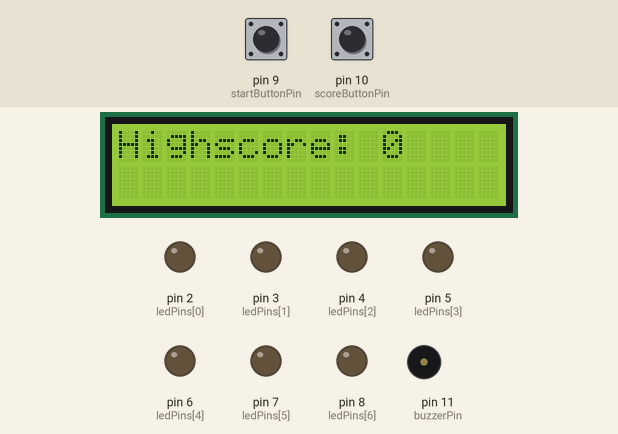
Simulated run of this sketch. Board: Arduino Uno, built with avr-gcc and run on an emulated ATmega328P. On the bench: 16×2 character LCD, output pins drawn as LEDs (lit = HIGH), buzzer (waves = sounding). Dashed ring = blinking. The test bench sets the inputs (shaded band); at power-on: pin 9 (startButtonPin) HIGH, pin 10 (scoreButtonPin) HIGH.

Above: at 2.2 s.
At 5.3 s:
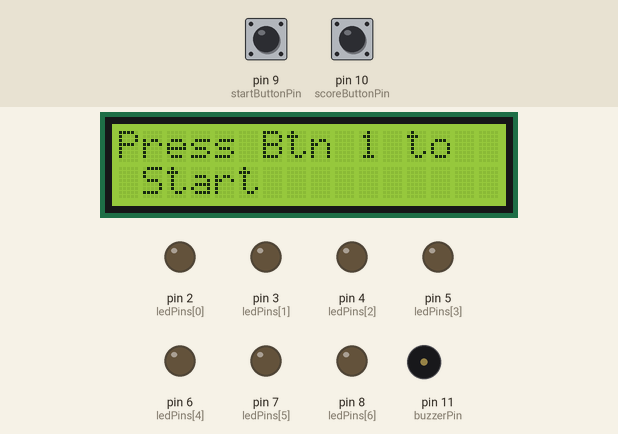
5.4 s: pin 9 (startButtonPin) pulled LOW for 0.15 s
At 6.2 s:
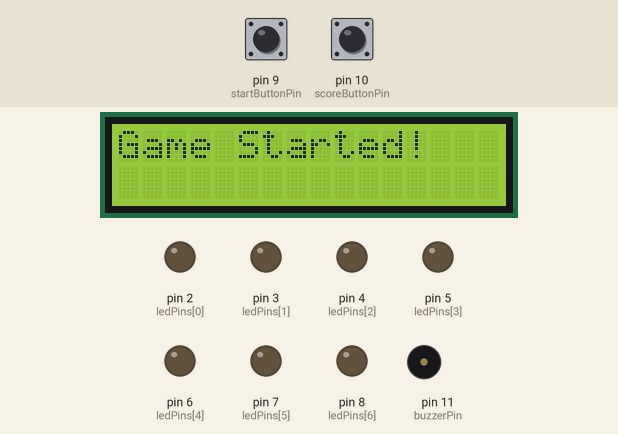
8.1 s: pin 10 (scoreButtonPin) pulled LOW for 0.15 s
At 8.42 s:
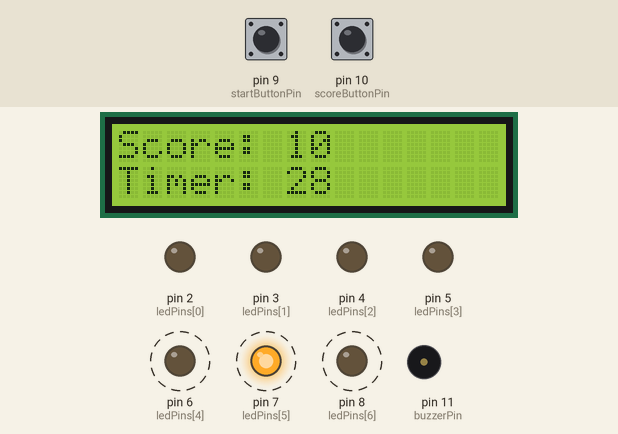
8.8 s: pin 10 (scoreButtonPin) pulled LOW for 1 s
At 9.01 s:
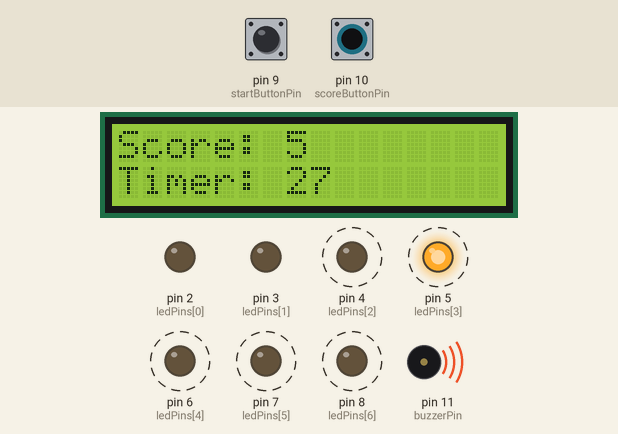
Timing chart, 0 to 36.9 s (numbered marks = the images above; inputs shaded):
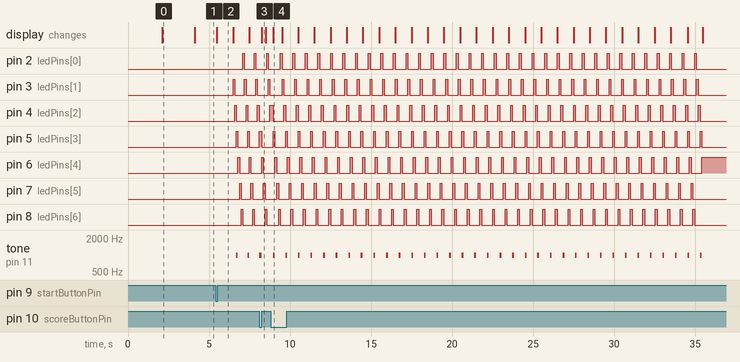

The sketch:

sketch_oct12a.ino
```cpp
#include <Wire.h>
#include <LiquidCrystal_I2C.h>
#include <Bounce2.h>

// Initialize the LCD (address 0x27, 16 chars, 2 lines)
LiquidCrystal_I2C lcd(0x27, 16, 2);

// LED pins: Green LED is on the 4th pin (index 3)
const int ledPins[] = {2, 3, 4, 5, 6, 7, 8};  // 6 white LEDs + 1 green LED
const int numLEDs = 7;
int greenLEDIndex = 3;  // Green LED is at pin 4 (index 3 in array)

// Buzzer pin
const int buzzerPin = 11;  // Add the buzzer pin

// Button pins
const int startButtonPin = 9;
const int scoreButtonPin = 10;

// Variables
int score = 0;
int highScore = 0;
int currentLED = 0;  // Index of the currently lit LED
bool gameStarted = false;
unsigned long lastLEDUpdate = 0;  // For tracking LED timing
unsigned long ledInterval = 100;
bool scoreUpdated = false;

unsigned long gameStartTime = 0;  // Time when the game starts
unsigned long gameDuration = 30000;  // 30 seconds game time
bool gameEnded = false;
int remainingTime = 30;  // Timer countdown starts at 30 seconds

unsigned long lastTimerUpdate = 0;  // For tracking timer display updates

// Create Bounce objects for button debouncing
Bounce startButton = Bounce();
Bounce scoreButton = Bounce();

// Function declarations (before they are called)
void displayWelcomeScreen();
void resetGame();
void playBuzzer(bool play);

void setup() {
  // Set up LEDs
  for (int i = 0; i < numLEDs; i++) {
    pinMode(ledPins[i], OUTPUT);
  }

  // Set up buzzer pin
  pinMode(buzzerPin, OUTPUT);

  // Set up buttons
  pinMode(startButtonPin, INPUT_PULLUP);
  pinMode(scoreButtonPin, INPUT_PULLUP);

  // Initialize Bounce objects for buttons
  startButton.attach(startButtonPin);
  startButton.interval(50);  // Increase debounce time to 50 ms
  scoreButton.attach(scoreButtonPin);
  scoreButton.interval(50);  // Increase debounce time to 50 ms

  // Initialize the LCD
  lcd.init();
  lcd.backlight();

  // Display welcome message and high score
  displayWelcomeScreen();
}

void loop() {
  // Update the state of the buttons
  startButton.update();
  scoreButton.update();

  // Wait for the player to start the game
  if (!gameStarted && !gameEnded) {
    if (startButton.fell()) {  // Check for a falling edge on the start button
      gameStarted = true;
      gameStartTime = millis();
      remainingTime = 30;
      lcd.clear();
      lcd.setCursor(0, 0);
      lcd.print("Game Started!");
      delay(1000);
      lcd.clear();
      lcd.setCursor(0, 0);
      lcd.print("Score: ");
      lcd.print(score);
      lcd.setCursor(0, 1);
      lcd.print("Timer: ");
      lcd.print(remainingTime);
    }
    return;
  }

  unsigned long currentTime = millis();

  // End the game after 30 seconds
  if (gameStarted && (currentTime - gameStartTime >= gameDuration)) {
    endGame();
    return;
  }

  // Update the countdown timer every second
  if (gameStarted && (currentTime - lastTimerUpdate >= 1000)) {
    remainingTime--;
    lastTimerUpdate = currentTime;

    // Clear the previous timer and score
    lcd.setCursor(7, 0);
    lcd.print("   ");  // Clear old score (handles up to 3 digits)
    lcd.setCursor(7, 1);
    lcd.print("   ");  // Clear old timer (handles up to 3 digits)

    // Update the score and timer display
    lcd.setCursor(7, 0);
    lcd.print(score);
    lcd.setCursor(7, 1);
    lcd.print(remainingTime);
  }

  if (currentTime - lastLEDUpdate >= ledInterval && gameStarted) {
    // Turn off all LEDs before lighting the next one
    for (int i = 0; i < numLEDs; i++) {
        digitalWrite(ledPins[i], LOW);
    }

    // Move to the next LED in sequence
    currentLED++;
    if (currentLED >= numLEDs) {
        currentLED = 0;  // Reset to the first LED if we reach the end
    }

    // Turn on the current LED
    digitalWrite(ledPins[currentLED], HIGH);

    // Check if the current LED is the green LED
    if (currentLED == greenLEDIndex) {
      playBuzzer(true);  // Play sound if it's the green LED
    } else {
      playBuzzer(false);  // Stop sound for other LEDs
    }

    lastLEDUpdate = currentTime;
    scoreUpdated = false;
  }

  // Check for button press to score
  if (scoreButton.fell() && !scoreUpdated && gameStarted) {
    scoreUpdated = true;

    if (currentLED == greenLEDIndex) {
      score += 10;
      ledInterval = max(ledInterval - 10, 100);  // Speed up, but don't go below 100 ms
    } else {
      score = max(score - 5, 0);  // Prevent score going below 0
      ledInterval = min(ledInterval + 10, 400);  // Slow down, but don't go above 400 ms
    }

    delay(100);  // Short delay to prevent accidental double presses

    // Clear previous score before updating
    lcd.setCursor(7, 0);
    lcd.print("   ");  // Clear old score (up to 3 digits)

    // Update the score and timer on the LCD
    lcd.setCursor(7, 0);
    lcd.print(score);
    lcd.setCursor(7, 1);
    lcd.print(remainingTime);
  }
}

void endGame() {
  gameEnded = true;
  gameStarted = false;

  lcd.clear();
  lcd.setCursor(0, 0);
  lcd.print("Game Over!");
   noTone(buzzerPin);  // Add this line to stop any sound from the buzzer

  // Check if the player's score is a new high score
  if (score > highScore) {
    highScore = score;  // Update the high score
    lcd.setCursor(0, 1);
    lcd.print("New High Score!");
  } else {
    lcd.setCursor(0, 1);
    lcd.print("High Score: ");
    lcd.print(highScore);
  }

  delay(5000);  // Delay to allow player to see the end screen

  // Reset variables properly to avoid affecting the next game
  resetGame();  // Call a function to reset all variables and start fresh
}

void resetGame() {
  // Reset all variables
  score = 0;
  ledInterval = 100;
  currentLED = 0;
  scoreUpdated = false;
  remainingTime = 30;  // Reset timer for the next game
  gameEnded = false;

  displayWelcomeScreen();  // Back to welcome screen
}

void displayWelcomeScreen() {
  lcd.clear();
  lcd.setCursor(0, 0);
  lcd.print("Welcome to");
  lcd.setCursor(0, 1);
  lcd.print("Carnival Lights!");
  delay(2000);

  lcd.clear();
  lcd.setCursor(0, 0);
  lcd.print("Highscore: ");
  lcd.print(highScore);
  delay(2000);

  lcd.clear();
  lcd.setCursor(0, 0);
  lcd.print("Press Btn 1 to");
  lcd.setCursor(0, 1);
  lcd.print(" Start");

  gameEnded = false;
}

// Function to play or stop the buzzer
void playBuzzer(bool play) {
  if (play) {
    tone(buzzerPin, 1000);  // Play a 1000Hz tone
  } else {
    noTone(buzzerPin);  // Stop the tone
  }
}
```

Measured:
- after the input at 5.4 s, pin 2 (ledPins[0]): alternates HIGH for 0.10 s and LOW for 0.60 s, starting after 1.7 s; pin 3 (ledPins[1]): alternates HIGH for 0.10 s and LOW for 0.60 s, starting after 1.1 s
- after the input at 8.1 s, the display: changes after 0.16 s (image 3)
- what the display in image 0 shows lasts 2.0 s, from 2.1 s to 4.1 s
